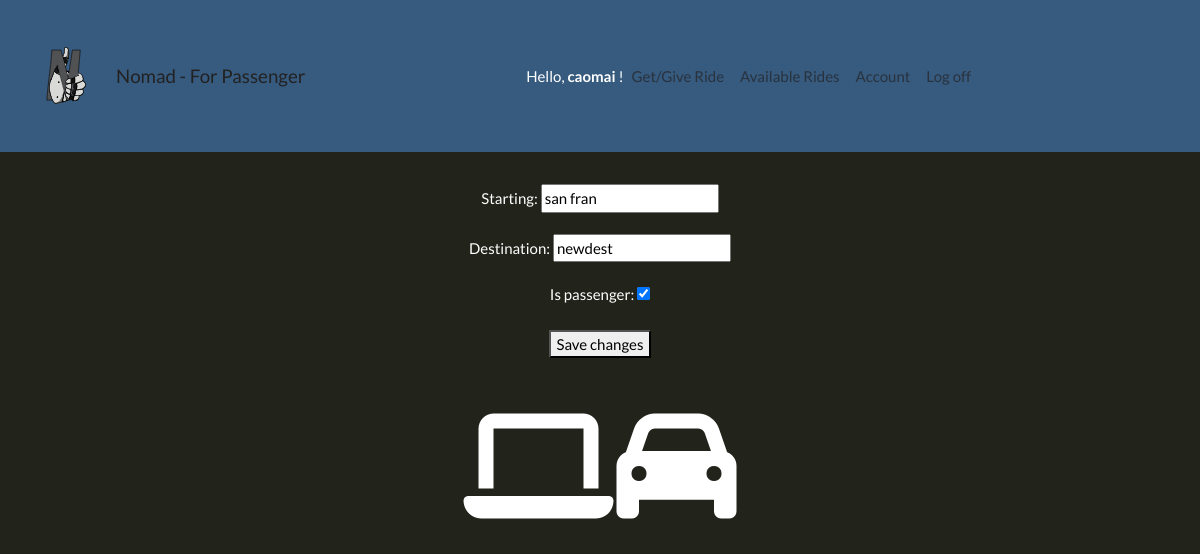
Page /get_ride/ (signed in) on the earlier database version.
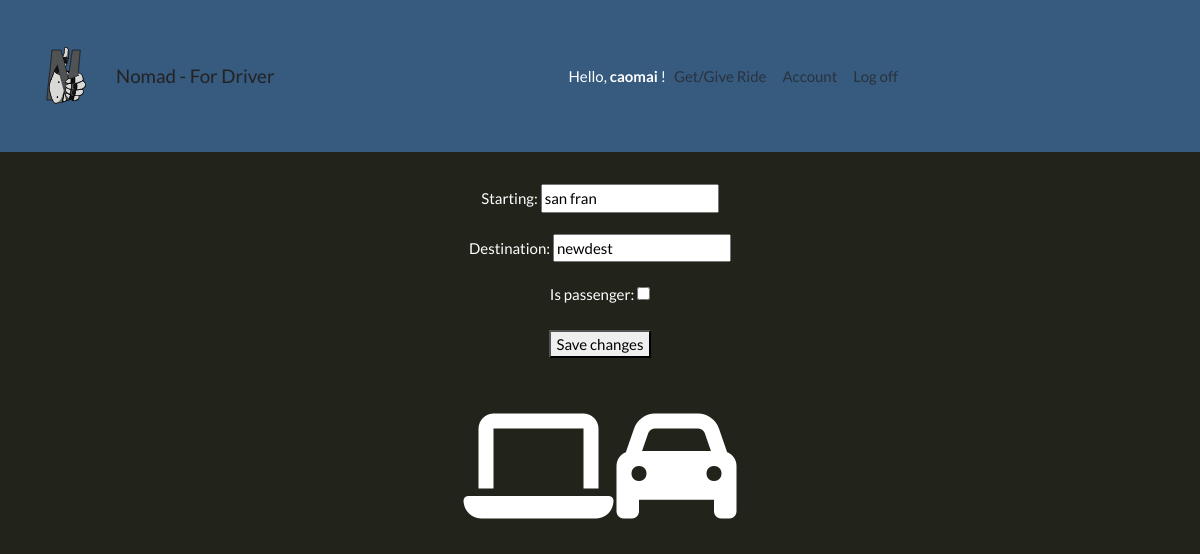
Same page on the later database version.
### accounts/models.py (models this page shows)
class Profile(models.Model):
    user = models.OneToOneField(User, on_delete=models.CASCADE)
    starting = models.CharField(max_length=30, blank=True)
    destination = models.CharField(max_length=30, blank=True)
    timestamp = models.DateTimeField(auto_now_add=True)
    is_passenger = models.BooleanField(default=True)

### accounts/views.py (the view)
# urls.py: path('get_ride/', update_profile, name='get-ride-page'),
def update_profile(request):
    if request.method == 'POST':
        profile_form = ProfileForm(request.POST, instance=request.user.profile)
        if profile_form.is_valid():
            profile_form.save()
            messages.success(request, ('Your profile was successfully updated!'))
            return redirect('list-rides-page')
        else:
            messages.error(request, ('Please correct the error below.'))
    else:
        profile_form = ProfileForm(instance=request.user.profile)
    return render(request, 'accounts/profile.html', {
        'profile_form': profile_form
    })

### accounts/forms.py
class ProfileForm(forms.ModelForm):
    class Meta:
        model = Profile
        fields = ('starting', 'destination', 'is_passenger')

### accounts/templates/accounts/profile.html (shortened to what this page needs)
{% extends 'base.html' %}
{% block content %}
<center><form method="post">
    {{ profile_form.as_p }}
    <button type="submit">Save changes</button>
  </form>
  <i class='mt-5 mb-3 fas fa-laptop' style='font-size:120px;color:white'></i>
  <i class="mt-5 mb-3 fa fa-car" style="font-size:120px;color:white;"></i>
</center>
{% endblock %}

### templates/base.html (shortened to what this page needs)
{% load static %}
<!doctype html>
<html lang="en">
  <head>
    <link rel="stylesheet" type="text/css" href="{% static 'styles.css' %}" />
    <link rel="stylesheet" href="https://stackpath.bootstrapcdn.com/bootstrap/4.3.1/css/bootstrap.min.css">
    <link rel="stylesheet" href="https://bootswatch.com/4/darkly/bootstrap.min.css">
    <link rel="stylesheet" href="https://cdnjs.cloudflare.com/ajax/libs/font-awesome/4.7.0/css/font-awesome.min.css">
  </head>
  <body>
    <nav class="navbar navbar-expand-lg navbar-light bg-primary">
      <center><a href="{% url 'home-page' %}"><img src="{% static 'assets/Artboard 1.svg' %}" class="icon"></a></center>
      <a class="navbar-brand" href="{% url 'home-page' %}"> Nomad    {% if request.user.profile.is_passenger == null %} - Welcome! {% else %}{% if request.user.profile.is_passenger %} - For Passenger {% else %} - For Driver {% endif%} {% endif %}
      </a>
      <div class="collapse navbar-collapse" id="navbarNav">
          <form class="form-inline ml-auto">
            <div class="text-white">Hello,
              <strong>
              {% if user.get_username %}
                {{ user.get_username }}
              {% else %}
                Guest
              {% endif %}
              </strong>!
            </div>
          </form>
          {% if request.user.is_authenticated %}
                <ul class="navbar-nav mr-auto">
                      <li class="nav-item">
                        <a class="nav-link" href="{% url 'get-ride-page' %}">Get/Give Ride</a>
                      </li>
                      {% if request.user.profile.is_passenger %}
                      <li class="nav-item">
                          <a class="nav-link" href="{% url 'list-rides-page' %}">Available Rides</a>
                      </li>
                      {% endif %}
                      <li class="nav-item">
                        <a class="nav-link" href="#">Account</a>
                      </li>
                      {% if request.user.is_authenticated %}
                      <li class="nav-item">
                          <a class="nav-link" href="{% url 'logout' %}">Log off</a>
                      </li>
                      {% endif %}
                  </ul>
                  {% endif %}
      </div>
    </nav>
    <main role="main" class="container" style="margin-top: 4vh;">
      {% block content %}{% endblock %}
    </main>
  </body>
</html>

### static/styles.css (style rules this page uses)
body { background: blue; background: linear-gradient(90deg, rgba(34,36,27,1) 74%, rgba(34,36,27,1) 100%); }
.icon { height: 120px; width: 100px }

Differences in the rows shown:
changed Profile "san fran": is_passenger "☑" → "☐"
Other differences:
text no longer shown: "- For Passenger Available Rides"
text now shown: "- For Driver"
